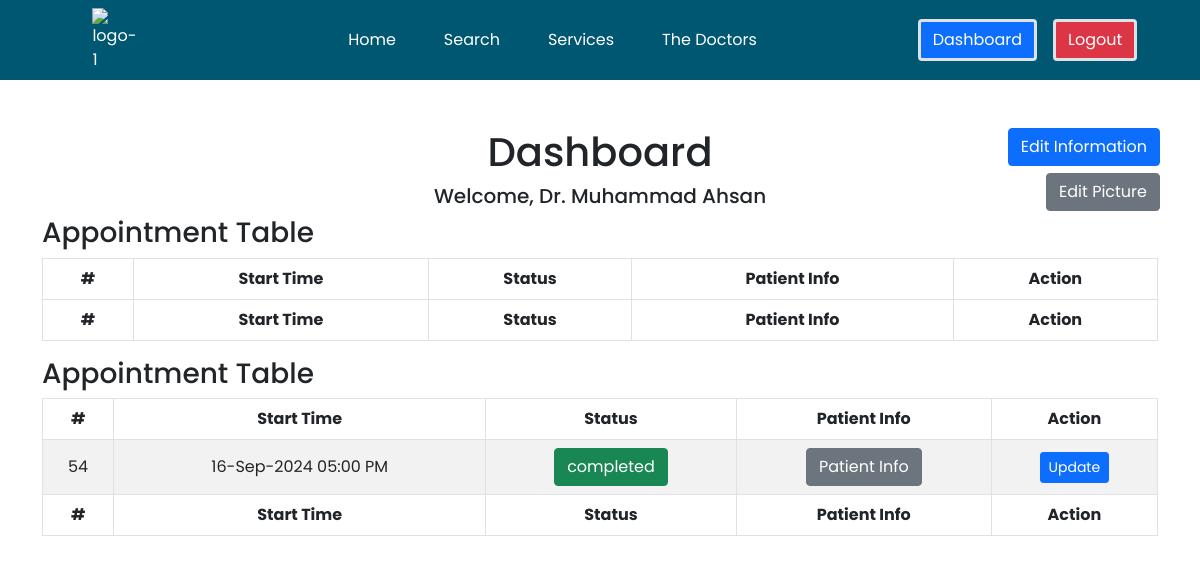
/doctorDashboard.php (signed in), run on the app's committed database.
### tables this page shows
CREATE TABLE `users` (
  `id` int(11) NOT NULL,
  `name` varchar(255) NOT NULL,
  `username` varchar(255) NOT NULL,
  `email` varchar(255) NOT NULL,
  `password` varchar(255) NOT NULL,
  `phone` varchar(255) DEFAULT NULL,
  `diseases` text DEFAULT NULL,
  `certificate` text DEFAULT NULL,
  `experience` text DEFAULT NULL,
  `role` enum('admin','doctor','patient') NOT NULL DEFAULT 'patient',
  `clinic_id` int(11) NOT NULL,
  `checkin_time` time DEFAULT NULL,
  `checkout_time` time DEFAULT NULL,
  `weekend_available` enum('yes','no') NOT NULL DEFAULT 'no',
  `dob` date DEFAULT NULL,
  `gender` enum('Male','Female') NOT NULL DEFAULT 'Male',
  `city` varchar(255) DEFAULT NULL,
  `profile_pic` text DEFAULT NULL
);

CREATE TABLE `reservation` (
  `id` int(11) NOT NULL,
  `start_time` datetime DEFAULT NULL,
  `end_time` datetime DEFAULT NULL,
  `clinic_id` int(11) NOT NULL,
  `doctor_id` int(11) NOT NULL,
  `patient_id` int(11) NOT NULL,
  `created_date` datetime DEFAULT current_timestamp(),
  `status` enum('pending','reserved','completed') NOT NULL DEFAULT 'pending',
  `reviewed` enum('0','1') DEFAULT '0'
);

### core/database.php (called while the page is built, shortened)
<?php
include_once 'functions.php';
if (isset($_SESSION['user'])) {
    $userID = $_SESSION['user'];
    $getUserQ = $db->query("SELECT * FROM `users` WHERE `id`='$userID'");
    $userData = mysqli_fetch_object($getUserQ);
    $userName = $userData->name;
}

### doctorDashboard.php (the view, shortened to what this page needs)
<?php
require_once './core/database.php';
?>
<!DOCTYPE html>
<html lang="en">
<head>
    <?php include './includes/css_links.php'; ?>
    <link rel="stylesheet" href="./css/style.min.css">
</head>
<body class="cafe_owner_dashboard_page">
    <?php include_once './includes/header.php'; ?>
    <main>
        <section class="cafe_owner_dashboard">
            <div class="container my-5">
                <div class="row">
                    <div class="col-12 text-center position-relative">
                        <h1>Dashboard</h1>
                        <h5>Welcome, <?= $userName ?></h5>
                        <a href="edit_profile.php?u_id=<?= $userID ?>" class="edit-profile-btn position-absolute btn btn-primary">Edit Information</a>
                        <a href="edit_profile.php?profile_id=<?= $userID ?>" class="edit-profile-btn edit-profile-pic position-absolute btn btn-secondary">Edit Picture</a>
                    </div>
                    <div class="col-12">
                        <h3>Appointment Table</h3>
                    </div>
                    <div class="col-12">
                        <table id="example" class="table table-striped table-bordered" style="width:100%">
                            <thead>
                                <tr>
                                    <th>#</th>
                                    <th>Start Time</th>
                                    <th>Status</th>
                                    <th>Patient Info</th>
                                    <th>Action</th>
                                </tr>
                            </thead>
                                <?php endwhile;
                                $db->next_result();
                                ?>
                            <tfoot>
                                <tr>
                                    <th>#</th>
                                    <th>Start Time</th>
                                    <th>Status</th>
                                    <th>Patient Info</th>
                                    <th>Action</th>
                                </tr>
                            </tfoot>
                        </table>
                    </div>
                    <div class="col-12">
                        <h3>Appointment Table</h3>
                    </div>
                    <div class="col-12">
                        <table id="example1" class="table table-striped table-bordered" style="width:100%">
                            <thead>
                                <tr>
                                    <th>#</th>
                                    <th>Start Time</th>
                                    <th>Status</th>
                                    <th>Patient Info</th>
                                    <th>Action</th>
                                </tr>
                            </thead>
                            <tbody>
                                <?php
                                $getR_Q = $db->query("CALL `get_appointment_patient_completed`($userID)");
                                while ($getRow = mysqli_fetch_object($getR_Q)) :
                                    $date = date('d-M-Y h:i A', strtotime($getRow->start_time));
                                ?>
                                    <tr>
                                        <td><?= $getRow->r_id ?></td>
                                        <td><?= $date ?></td>
                                        <td><?php
                                            if ($getRow->r_status == 'pending') : ?>
                                                <span class="btn btn-warning"><?= $getRow->r_status ?></span>
                                            <?php elseif ($getRow->r_status == 'reserved') : ?>
                                                <span class="btn btn-info"><?= $getRow->r_status ?></span>
                                            <?php else : ?>
                                                <span class="btn btn-success"><?= $getRow->r_status ?></span>
                                            <?php endif; ?>
                                        </td>
                                        <td><a href="#!" class="btn btn-secondary patient-id" data-id="<?= $getRow->patient_id ?>">Patient Info</a></td>
                                        <td><a href="#!" data-id="<?= $getRow->r_id ?>" class="btn btn-primary btn-sm update-info">Update</a></td>
                                    </tr>
                                <?php endwhile;
                                ?>
                            </tbody>
                            <tfoot>
                                <tr>
                                    <th>#</th>
                                    <th>Start Time</th>
                                    <th>Status</th>
                                    <th>Patient Info</th>
                                    <th>Action</th>
                                </tr>
                            </tfoot>
                        </table>
                    </div>
                </div>
            </div>
        </section>
    </main>
</body>
</html>

### data on the page
users: name "Dr. Muhammad Ahsan"
reservation: id "54", start_time "16-Sep-2024 05:00 PM", status "completed"
